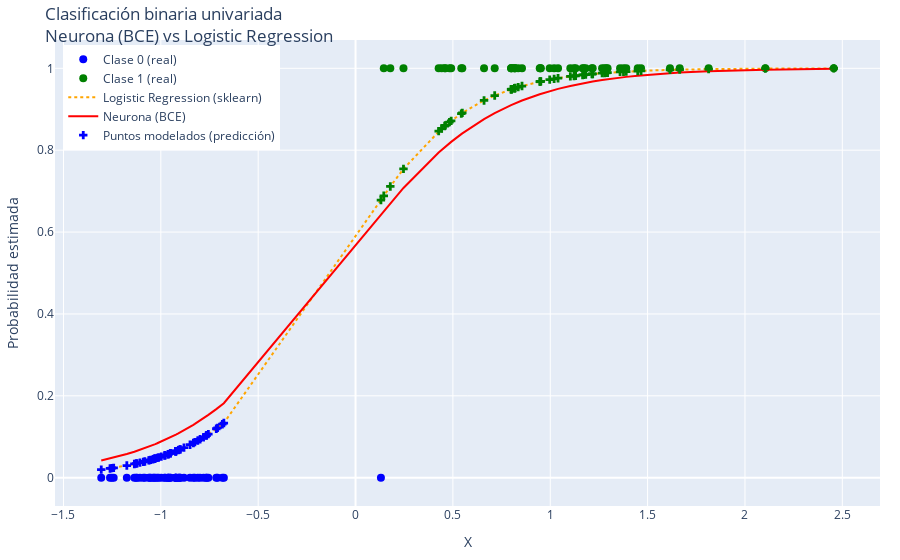

The notebook cell saved with this chart:
### Markdown cell above
## Representación de Red Neuronal de la Regresión Logística Binaria
<a id="logregnn"></a>

La **regresión logística binaria** es equivalente a una **red neuronal de una sola capa** (sin capas ocultas) que contiene:

* Una o más **características de entrada**
* Una **única neurona de salida**
* Una **función de activación sigmoide** aplicada en la salida

Este es el equivalente neuronal del modelo utilizado para estimar la probabilidad de un resultado binario.


### 🔄 Forma Matemática

Dado un vector de entrada $\mathbf{x} \in \mathbb{R}^d$, el modelo calcula:

$$
z = \mathbf{w}^\top \mathbf{x} + b
$$

$$
\hat{y} = \sigma(z) = \frac{1}{1 + e^{-z}}
$$

Donde:

* $\sigma(z)$ es la **función sigmoide**
* $\hat{y} \in (0,1)$ se interpreta como la **probabilidad de la clase positiva**


### 🖼️ Diagrama de la Red Neuronal

A continuación se muestra un diagrama conceptual que representa la regresión logística binaria como una red neuronal:

![Red Neuronal para Regresión Logística Binaria](https://raw.githubusercontent.com/marsgr6/r-scripts/refs/heads/master/imgs/nn_logreg_binary.png)

### 🔍 Descripción de la Estructura:

* **Capa de entrada**: 3 características ($x_1, x_2, x_3$)
* **Nodo de sesgo (bias)**: Una entrada constante
* **Nodo de salida**: Una sola neurona etiquetada como `ŷ (sigmoid)` que aplica la **activación sigmoide**

Esta arquitectura calcula:

$$
\hat{y} = \sigma(w_1 x_1 + w_2 x_2 + w_3 x_3 + b)
$$

Esto refleja el modelo de **regresión logística binaria**, representado como una red neuronal de una sola capa.


### ✅ Características Clave

* **Transformación lineal** desde la entrada hasta la salida: $\mathbf{w}^\top \mathbf{x} + b$
* La **activación sigmoide** asegura que la salida esté entre 0 y 1
* **Función de pérdida**: entropía cruzada binaria

### 🧩 Resumen

| Componente     | Regresión Logística         | Equivalente en Red Neuronal                |
| -------------- | --------------------------- | ------------------------------------------ |
| Tipo de modelo | Clasificador lineal binario | Red neuronal de una sola capa con sigmoide |
| Activación     | Sigmoide                    | Sigmoide                                   |
| Salida         | Probabilidad de clase 1     | Igual                                      |
| Pérdida        | Entropía cruzada binaria    | Igual                                      |

Este ejemplo muestra cómo incluso las redes neuronales más simples están fuertemente relacionadas con los modelos estadísticos clásicos.

### Recursos

- [La Regresión logística Simple](https://nbviewer.org/github/marsgr6/analitica-online/blob/main/predictiva/Unidad_No_3_Regresion_logistica_simple.ipynb)

### Code cell
import numpy as np
import plotly.graph_objects as go
from sklearn.datasets import make_classification
from sklearn.linear_model import LogisticRegression
from sklearn.metrics import accuracy_score, confusion_matrix
from sklearn.preprocessing import MinMaxScaler

# 1. Generate data
X_uni, y_uni = make_classification(n_samples=100, n_features=1, n_informative=1,
                                   n_redundant=0, n_clusters_per_class=1, flip_y=0.03, random_state=42)

# 2. Scale input
scaler_uni = MinMaxScaler()
X_uni_scaled = scaler_uni.fit_transform(X_uni)

# 3. Sigmoid activation
def sigmoid(z):
    return 1 / (1 + np.exp(-z))

# 4. Initialize neural network
np.random.seed(0)
w_uni = np.random.randn(1, 1)
b_uni = np.zeros((1,))
lr = 0.25
n_epochs = 1000

# 5. Train with Binary Cross-Entropy
for epoch in range(n_epochs):
    z = X_uni_scaled @ w_uni + b_uni
    y_prob_uni_nn = sigmoid(z)

    eps = 1e-15
    y_clipped = np.clip(y_prob_uni_nn, eps, 1 - eps)
    loss = -np.mean(y_uni.reshape(-1, 1) * np.log(y_clipped) +
                    (1 - y_uni).reshape(-1, 1) * np.log(1 - y_clipped))

    error = y_prob_uni_nn - y_uni.reshape(-1, 1)
    dw = X_uni_scaled.T @ error / len(X_uni_scaled)
    db = np.mean(error)

    w_uni -= lr * dw
    b_uni -= lr * db

# 6. Predict with neural network
y_pred_uni_nn = (y_prob_uni_nn >= 0.5).astype(int)

# 7. Train logistic regression (sklearn)
model_uni = LogisticRegression()
model_uni.fit(X_uni, y_uni)
y_prob_lr = model_uni.predict_proba(X_uni)[:, 1]
y_pred_lr = model_uni.predict(X_uni)

# 8. Accuracy
acc_nn = accuracy_score(y_uni, y_pred_uni_nn)
acc_lr = accuracy_score(y_uni, y_pred_lr)

# 9. Sorted for plotting
sorted_idx = np.argsort(X_uni[:, 0])
X_sorted = X_uni[sorted_idx].flatten()
X_scaled_sorted = X_uni_scaled[sorted_idx]
y_prob_nn_sorted = sigmoid(X_scaled_sorted @ w_uni + b_uni).flatten()
y_prob_lr_sorted = y_prob_lr[sorted_idx]
y_pred_cls_sorted = y_pred_lr[sorted_idx]

# 10. Create Plotly figure
fig = go.Figure()

# True class data points
fig.add_trace(go.Scatter(
    x=X_uni[y_uni == 0].flatten(), y=y_uni[y_uni == 0],
    mode='markers', marker=dict(color='blue', size=8),
    name='Clase 0 (real)'
))
fig.add_trace(go.Scatter(
    x=X_uni[y_uni == 1].flatten(), y=y_uni[y_uni == 1],
    mode='markers', marker=dict(color='green', size=8),
    name='Clase 1 (real)'
))

# Prediction curve: sklearn logistic regression
fig.add_trace(go.Scatter(
    x=X_sorted, y=y_prob_lr_sorted,
    mode='lines', line=dict(color='orange', dash='dot'),
    name='Logistic Regression (sklearn)'
))

# Prediction curve: neural network with BCE
fig.add_trace(go.Scatter(
    x=X_sorted, y=y_prob_nn_sorted,
    mode='lines', line=dict(color='red'),
    name='Neurona (BCE)'
))

# Modeled points (predicted class)
fig.add_trace(go.Scatter(
    x=X_sorted, y=y_prob_lr_sorted,
    mode='markers',
    marker=dict(
        color=['green' if c == 1 else 'blue' for c in y_pred_cls_sorted],
        size=7,
        symbol='cross'
    ),
    name='Puntos modelados (predicción)'
))

# Layout
fig.update_layout(
    title="Clasificación binaria univariada<br>Neurona (BCE) vs Logistic Regression",
    xaxis_title="X",
    yaxis_title="Probabilidad estimada",
    height=500,
    legend=dict(x=0.01, y=0.99),
    margin=dict(l=20, r=20, t=40, b=20)
)

fig.show()

# 11. Print accuracy and confusion matrices
print("📊 Accuracy:")
print(f"Neural Network (BCE): {acc_nn:.2f}")
print(f"Logistic Regression:  {acc_lr:.2f}")

# 9. Plot confusion matrices
cm_multi_nn = confusion_matrix(y_uni, y_pred_uni_nn)
cm_multi_lr = confusion_matrix(y_uni, y_pred_lr)

fig, axes = plt.subplots(1, 2, figsize=(12, 5))
ConfusionMatrixDisplay(cm_multi_nn).plot(ax=axes[0], cmap='Reds')
axes[0].set_title("Neural Network - Univariate")

ConfusionMatrixDisplay(cm_multi_lr).plot(ax=axes[1], cmap='Blues')
axes[1].set_title("Logistic Regression - Univariate")

# Print the coefficients
print("Logreg Coefficients:", model_uni.coef_)
print("Logreg Intercept:", model_uni.intercept_)

### Figure 1 — Plotly figure (JSON) as saved in the notebook; plotly's stock layout.template omitted (floating-point values rounded to 4 significant figures)
{"data": [{"marker": {"color": "blue", "size": 8}, "mode": "markers", "name": "Clase 0 (real)", "type": "scatter", "x": [-1.122, -1.107, -1.242, 0.1304, -0.9613, -0.9235, -1.09, -0.9627, -0.9006, -0.6763, -0.8253, -1.062, -0.7151, -0.9231, -0.684, -0.9071, -1.127, -1.082, -0.7667, -0.7558, -0.7983, -1.261, -1.04, -0.7088, -1.028, -0.9008, -0.7806, -0.9809, -0.9225, -1.018, -0.9772, -0.8099, -1.011, -0.9239, -0.9101, -1.052, -0.9978, -1.306, -0.7647, -1.034, -0.9613, -0.8811, -0.9518, -0.9503, -0.8327, -1.057, -1.136, -1.252, -0.85, -1.175], "y": [0, 0, 0, 0, 0, 0, 0, 0, 0, 0, 0, 0, 0, 0, 0, 0, 0, 0, 0, 0, 0, 0, 0, 0, 0, 0, 0, 0, 0, 0, 0, 0, 0, 0, 0, 0, 0, 0, 0, 0, 0, 0, 0, 0, 0, 0, 0, 0, 0, 0]}, {"marker": {"color": "green", "size": 8}, "mode": "markers", "name": "Clase 1 (real)", "type": "scatter", "x": [1.214, 0.4616, 0.1452, 0.8015, 0.427, 1.218, 0.9972, 0.8549, 1.466, 1.103, 0.4824, 0.9516, 0.8159, 1.279, 0.4912, 0.7147, 1.122, 1.02, 1.294, 0.1786, 0.8199, 1.813, 1.359, 0.5484, 0.4423, 0.7991, 0.5432, 1.182, 1.39, 1.13, 2.456, 0.949, -1.033, 0.946, 0.2462, 2.105, 1.449, 1.288, 1.166, 1.172, 0.66, 1.04, 1.615, 0.4578, 1.376, 0.8173, 1.665, 1.266, 0.799, 0.8354], "y": [1, 1, 1, 1, 1, 1, 1, 1, 1, 1, 1, 1, 1, 1, 1, 1, 1, 1, 1, 1, 1, 1, 1, 1, 1, 1, 1, 1, 1, 1, 1, 1, 1, 1, 1, 1, 1, 1, 1, 1, 1, 1, 1, 1, 1, 1, 1, 1, 1, 1]}, {"line": {"color": "orange", "dash": "dot"}, "mode": "lines", "name": "Logistic Regression (sklearn)", "type": "scatter", "x": [-1.306, -1.261, -1.252, -1.242, -1.175, -1.136, -1.127, -1.122, -1.107, -1.09, -1.082, -1.062, -1.057, -1.052, -1.04, -1.034, -1.033, -1.028, -1.018, -1.011, -0.9978, -0.9809, -0.9772, -0.9627, -0.9613, -0.9613, -0.9518, -0.9503, -0.9239, -0.9235, -0.9231, -0.9225, -0.9101, -0.9071, -0.9008, -0.9006, -0.8811, -0.85, -0.8327, -0.8253, -0.8099, -0.7983, -0.7806, -0.7667, -0.7647, -0.7558, -0.7151, -0.7088, -0.684, -0.6763, 0.1304, 0.1452, 0.1786, 0.2462, 0.427, 0.4423, 0.4578, 0.4616, 0.4824, 0.4912, 0.5432, 0.5484, 0.66, 0.7147, 0.799, 0.7991, 0.8015, 0.8159, 0.8173, 0.8199, 0.8354, 0.8549, 0.946, 0.949, 0.9516, 0.9972, 1.02, 1.04, 1.103, 1.122, 1.13, 1.166, 1.172, 1.182, 1.214, 1.218, 1.266, 1.279, 1.288, 1.294, 1.359, 1.376, 1.39, 1.449, 1.466, 1.615, 1.665, 1.813, 2.105, 2.456], "y": [0.0196, 0.02262, 0.0233, 0.02401, 0.0297, 0.03355, 0.03452, 0.03504, 0.03672, 0.03876, 0.03969, 0.04224, 0.04294, 0.04359, 0.04523, 0.046, 0.04628, 0.04689, 0.04836, 0.04944, 0.05152, 0.05426, 0.05489, 0.05737, 0.05761, 0.05761, 0.05931, 0.05959, 0.06456, 0.06465, 0.06473, 0.06485, 0.06733, 0.06793, 0.06924, 0.06928, 0.07347, 0.08064, 0.0849, 0.08679, 0.09083, 0.09397, 0.09898, 0.1031, 0.1037, 0.1064, 0.1196, 0.1218, 0.1306, 0.1335, 0.6782, 0.6886, 0.7114, 0.7542, 0.8465, 0.8528, 0.8591, 0.8606, 0.8684, 0.8717, 0.8894, 0.891, 0.9215, 0.9334, 0.9485, 0.9486, 0.9489, 0.9511, 0.9514, 0.9517, 0.954, 0.9567, 0.9674, 0.9677, 0.968, 0.9723, 0.9742, 0.9758, 0.9802, 0.9813, 0.9818, 0.9838, 0.9841, 0.9846, 0.9861, 0.9862, 0.9882, 0.9887, 0.989, 0.9892, 0.9912, 0.9917, 0.9921, 0.9935, 0.9938, 0.9962, 0.9967, 0.998, 0.9992, 0.9997]}, {"line": {"color": "red"}, "mode": "lines", "name": "Neurona (BCE)", "type": "scatter", "x": [-1.306, -1.261, -1.252, -1.242, -1.175, -1.136, -1.127, -1.122, -1.107, -1.09, -1.082, -1.062, -1.057, -1.052, -1.04, -1.034, -1.033, -1.028, -1.018, -1.011, -0.9978, -0.9809, -0.9772, -0.9627, -0.9613, -0.9613, -0.9518, -0.9503, -0.9239, -0.9235, -0.9231, -0.9225, -0.9101, -0.9071, -0.9008, -0.9006, -0.8811, -0.85, -0.8327, -0.8253, -0.8099, -0.7983, -0.7806, -0.7667, -0.7647, -0.7558, -0.7151, -0.7088, -0.684, -0.6763, 0.1304, 0.1452, 0.1786, 0.2462, 0.427, 0.4423, 0.4578, 0.4616, 0.4824, 0.4912, 0.5432, 0.5484, 0.66, 0.7147, 0.799, 0.7991, 0.8015, 0.8159, 0.8173, 0.8199, 0.8354, 0.8549, 0.946, 0.949, 0.9516, 0.9972, 1.02, 1.04, 1.103, 1.122, 1.13, 1.166, 1.172, 1.182, 1.214, 1.218, 1.266, 1.279, 1.288, 1.294, 1.359, 1.376, 1.39, 1.449, 1.466, 1.615, 1.665, 1.813, 2.105, 2.456], "y": [0.04179, 0.04673, 0.04781, 0.04894, 0.05773, 0.06344, 0.06485, 0.06561, 0.06802, 0.07093, 0.07223, 0.07578, 0.07674, 0.07764, 0.07988, 0.08092, 0.08131, 0.08212, 0.08409, 0.08553, 0.08828, 0.09186, 0.09267, 0.09586, 0.09617, 0.09617, 0.09833, 0.09869, 0.1049, 0.105, 0.1051, 0.1053, 0.1083, 0.1091, 0.1107, 0.1107, 0.1158, 0.1243, 0.1292, 0.1314, 0.136, 0.1396, 0.1452, 0.1497, 0.1504, 0.1533, 0.1675, 0.1698, 0.179, 0.182, 0.6421, 0.6508, 0.6702, 0.7077, 0.7944, 0.8008, 0.8072, 0.8087, 0.8169, 0.8203, 0.8392, 0.8411, 0.876, 0.8906, 0.9101, 0.9101, 0.9106, 0.9136, 0.9139, 0.9144, 0.9175, 0.9212, 0.9367, 0.9372, 0.9376, 0.9441, 0.9472, 0.9497, 0.957, 0.9589, 0.9598, 0.9632, 0.9637, 0.9646, 0.9673, 0.9677, 0.9714, 0.9722, 0.9729, 0.9733, 0.9773, 0.9783, 0.979, 0.982, 0.9827, 0.9882, 0.9896, 0.9929, 0.9966, 0.9986]}, {"marker": {"color": ["blue", "blue", "blue", "blue", "blue", "blue", "blue", "blue", "blue", "blue", "blue", "blue", "blue", "blue", "blue", "blue", "blue", "blue", "blue", "blue", "blue", "blue", "blue", "blue", "blue", "blue", "blue", "blue", "blue", "blue", "blue", "blue", "blue", "blue", "blue", "blue", "blue", "blue", "blue", "blue", "blue", "blue", "blue", "blue", "blue", "blue", "blue", "blue", "blue", "blue", "green", "green", "green", "green", "green", "green", "green", "green", "green", "green", "green", "green", "green", "green", "green", "green", "green", "green", "green", "green", "green", "green", "green", "green", "green", "green", "green", "green", "green", "green", "green", "green", "green", "green", "green", "green", "green", "green", "green", "green", "green", "green", "green", "green", "green", "green", "green", "green", "green", "green"], "size": 7, "symbol": "cross"}, "mode": "markers", "name": "Puntos modelados (predicción)", "type": "scatter", "x": [-1.306, -1.261, -1.252, -1.242, -1.175, -1.136, -1.127, -1.122, -1.107, -1.09, -1.082, -1.062, -1.057, -1.052, -1.04, -1.034, -1.033, -1.028, -1.018, -1.011, -0.9978, -0.9809, -0.9772, -0.9627, -0.9613, -0.9613, -0.9518, -0.9503, -0.9239, -0.9235, -0.9231, -0.9225, -0.9101, -0.9071, -0.9008, -0.9006, -0.8811, -0.85, -0.8327, -0.8253, -0.8099, -0.7983, -0.7806, -0.7667, -0.7647, -0.7558, -0.7151, -0.7088, -0.684, -0.6763, 0.1304, 0.1452, 0.1786, 0.2462, 0.427, 0.4423, 0.4578, 0.4616, 0.4824, 0.4912, 0.5432, 0.5484, 0.66, 0.7147, 0.799, 0.7991, 0.8015, 0.8159, 0.8173, 0.8199, 0.8354, 0.8549, 0.946, 0.949, 0.9516, 0.9972, 1.02, 1.04, 1.103, 1.122, 1.13, 1.166, 1.172, 1.182, 1.214, 1.218, 1.266, 1.279, 1.288, 1.294, 1.359, 1.376, 1.39, 1.449, 1.466, 1.615, 1.665, 1.813, 2.105, 2.456], "y": [0.0196, 0.02262, 0.0233, 0.02401, 0.0297, 0.03355, 0.03452, 0.03504, 0.03672, 0.03876, 0.03969, 0.04224, 0.04294, 0.04359, 0.04523, 0.046, 0.04628, 0.04689, 0.04836, 0.04944, 0.05152, 0.05426, 0.05489, 0.05737, 0.05761, 0.05761, 0.05931, 0.05959, 0.06456, 0.06465, 0.06473, 0.06485, 0.06733, 0.06793, 0.06924, 0.06928, 0.07347, 0.08064, 0.0849, 0.08679, 0.09083, 0.09397, 0.09898, 0.1031, 0.1037, 0.1064, 0.1196, 0.1218, 0.1306, 0.1335, 0.6782, 0.6886, 0.7114, 0.7542, 0.8465, 0.8528, 0.8591, 0.8606, 0.8684, 0.8717, 0.8894, 0.891, 0.9215, 0.9334, 0.9485, 0.9486, 0.9489, 0.9511, 0.9514, 0.9517, 0.954, 0.9567, 0.9674, 0.9677, 0.968, 0.9723, 0.9742, 0.9758, 0.9802, 0.9813, 0.9818, 0.9838, 0.9841, 0.9846, 0.9861, 0.9862, 0.9882, 0.9887, 0.989, 0.9892, 0.9912, 0.9917, 0.9921, 0.9935, 0.9938, 0.9962, 0.9967, 0.998, 0.9992, 0.9997]}], "layout": {"autosize": true, "legend": {"x": 0.01, "y": 0.99}, "margin": {"b": 20, "l": 20, "r": 20, "t": 40}, "title": {"text": "Clasificación binaria univariada<br>Neurona (BCE) vs Logistic Regression"}, "xaxis": {"autorange": true, "range": [-1.541, 2.691], "title": {"text": "X"}, "type": "linear"}, "yaxis": {"autorange": true, "range": [-0.07115, 1.071], "title": {"text": "Probabilidad estimada"}, "type": "linear"}}}
